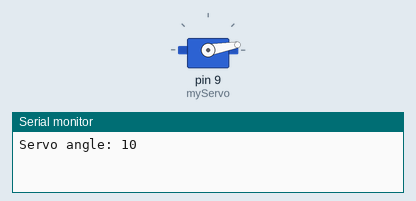
Recording of a sketch running on a simulated Arduino Uno, built with avr-gcc and run on an emulated ATmega328P. On the bench: servo, the last lines printed to the serial monitor.

Above: at 0.05 s.
At 4.45 s:
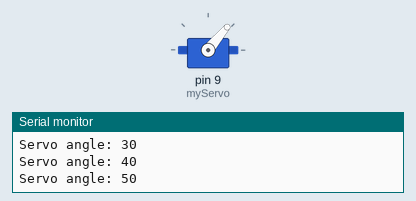
At 8.95 s:
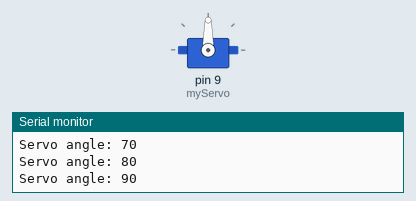
At 17.95 s:
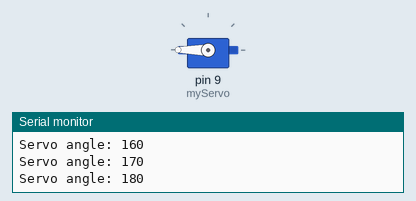
Timing chart, 0 to 24.7 s (numbered marks = the images above):
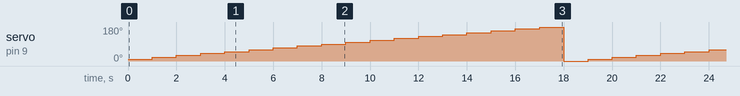

Measured:
- by itself, servo on pin 9 (myServo): ramps from 0° to 180° and jumps back, once every 19.0 s

The sketch:

servo.ino
```cpp
#include <Servo.h>

Servo myServo;
int degree;

void setup() {
    Serial.begin(9600);
    myServo.attach(9); // Attach the servo on pin 9
    degree = 0; // Start at 0 degrees
    myServo.write(degree); // Move servo to starting position
}

void loop() {
    if (!(myServo.attached())) { // Corrected syntax
        Serial.println("Servo is not attached!");
    } else {
        degree += 10; // Increase angle by 10 degrees each loop
        if (degree > 180) { // Limit angle to 180 degrees
            degree = 0; // Reset to 0 if it goes beyond 180
        }
        myServo.write(degree); // Set servo to new angle
        Serial.print("Servo angle: ");
        Serial.println(degree); // Print the current angle
    }
    delay(1000); // Wait 1 second
}
```
